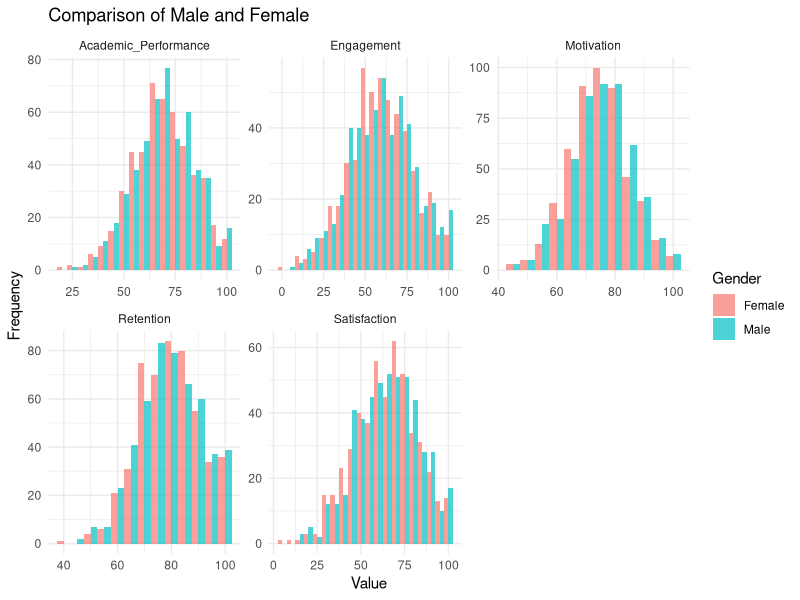

Here is the R script that generated this plot:
#### Preamble ####
# Purpose: Simulates Postive effects of Gamification
# Author: Sachin Chhikara
# Date: 26 March 2024
# Contact: sachin.chhikarar@utoronto.ca
# License: MIT


#### Workspace setup ####
# Load the tidyverse package
library(tidyverse)

# Set seed for reproducibility
set.seed(42)

# Number of samples
num_samples <- 1000

# Generate synthetic data
academic_performance <- rnorm(n = num_samples, mean = 70, sd = 15)
engagement <- rnorm(n = num_samples, mean = 60, sd = 20)
motivation <- rnorm(n = num_samples, mean = 75, sd = 10)
retention <- rnorm(n = num_samples, mean = 80, sd = 12)
satisfaction <- rnorm(n = num_samples, mean = 65, sd = 18)
gender <- sample(c("Male", "Female"), num_samples, replace = TRUE)

# Create tibble
data <- tibble(
  Gender = gender,
  Academic_Performance = academic_performance,
  Engagement = engagement,
  Motivation = motivation,
  Retention = retention,
  Satisfaction = satisfaction
)

# Ensure data is within the range of 0 to 100 (excluding Gender column)
data[, -1] <- mutate_all(data[, -1], ~ if_else(. < 0, 0, .))
data[, -1] <- mutate_all(data[, -1], ~ if_else(. > 100, 100, .))

# Round values to two decimal places (excluding Gender column)
data[, -1] <- round(data[, -1], 2)


data %>%
  gather(key = "Variable", value = "Value", -Gender) %>%
  ggplot(aes(x = Value, fill = Gender)) +
  geom_histogram(binwidth = 5, position = "dodge", alpha = 0.7) +
  facet_wrap(~Variable, scales = "free") +
  labs(
    title = "Comparison of Male and Female",
    x = "Value", y = "Frequency"
  ) +
  theme_minimal()
